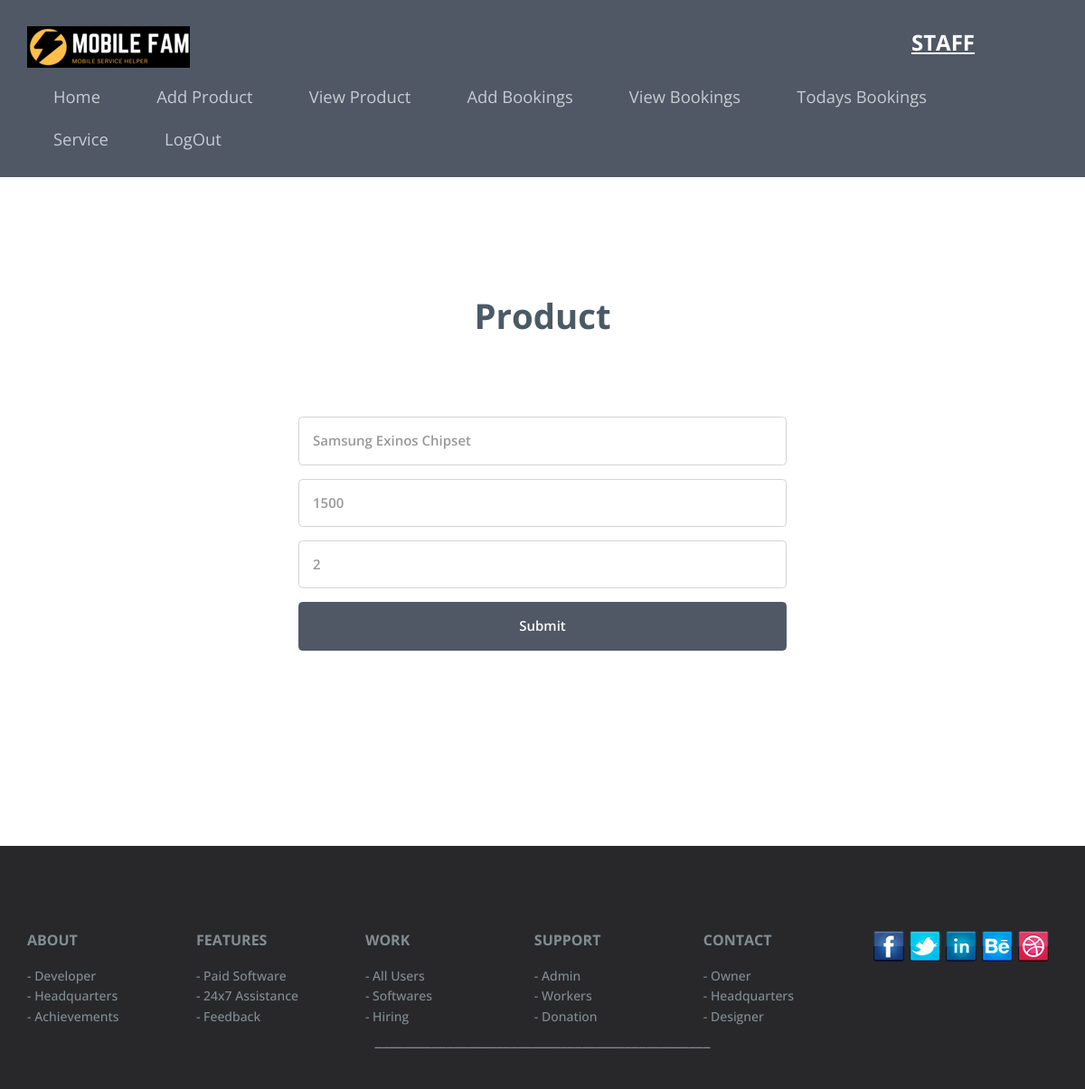
The app's page /staff_update_product.php?id=1 with its own data.
### tables this page shows
CREATE TABLE IF NOT EXISTS `stock` (
  `stockid` INT(11) NOT NULL AUTO_INCREMENT,
  `pname` VARCHAR(60) NOT NULL,
  `price` VARCHAR(80) NOT NULL,
  `stock` VARCHAR(89) NOT NULL,
  `sid` INT(11) NOT NULL,
  `oid` INT(11) NOT NULL,
  PRIMARY KEY (`stockid`)
);

### staff_update_product.php (the view, shortened to what this page needs)
<?php
include('sheader.php');
include('connection.php');
$sid = $_REQUEST['id'];
$ret = " SELECT * FROM stock where stockid=$sid ";
$re = mysqli_query($conn, $ret);
$data = mysqli_fetch_assoc($re);
?>
<div class="contact">
	<div class="container">
		<div class="contact-mian">
			<form method="POST">
				<h3>Product</h3>
				<br>
				<br>
				<div>
					<input type="text" name="t1" class="user-input" value="<?php echo $data['pname']; ?>" placeholder="Product Name">
				</div>
				<div>
					<input type="text" name="t2" class="user-input" value="<?php echo $data['price']; ?>" placeholder="Price">
				</div>
				<div>
					<input type="text" name="t3" class="user-input" value="<?php echo $data['stock']; ?>" placeholder="Stock">
				</div>
				<div class="contact-but-user">
					<input type="submit" name="b1" value="Submit" class="but">
				</div>
			</form>
		</div>
	</div>
</div>
<br>
<br>
<br>
<br>
<br>
<br>
<?php
include('common_footer.php');
?>

### css/style.css (style rules this page uses)
html, body { font-size: 100%; background: #fff; font-family: 'Open Sans', sans-serif; }
h1,h2,h3,h4,h5,h6 { margin:0; }
.container:after { content: "\0020"; display: block; height: 0; clear: both; visibility: hidden; }
.contact { padding:4em 0px; }
.contact-mian { text-align:center; }
.contact-mian h3,.about-main h3,.advn-main h3,.portfolio-top h3,.features-main h3 { font-weight:700; font-size:2.5em; color:#4b5a65; margin:0; text-align:center; }
@media (max-width:1366px) { .contact-mian h3, .about-main h3, .advn-main h3, .portfolio-top h3, .features-main h3,.team-main h3 { font-size: 2.4em; } }

### sheader.php (style rules this page uses)
.contact-mian { padding: 0 300px; text-align: left; }
.contact-mian input, select { width: 100%; }
.contact-mian h3 { margin: 0 0 45px; }
.user-input { color: #999999; outline: none; font-family: "Open Sans", sans-serif; font-size: 15px; margin-left: 0px; padding: 15px 15px; margin-bottom: 1em; border: solid 1px #d5d4d4; -webkit-appearance: none; font-weight: 600; border-radius: 0.3em; }
.contact-but-user input[type="submit"] { color: #fcfcfc; outline: none; font-family: "Open Sans", sans-serif; font-size: 15px; margin-left: 0px; padding: 15px 15px; border: 1px solid #505866; margin-bottom: 1em; background-color: #505866; -webkit-appearance: none; font-weight: 600; border-radius: 0.3em; }

### records on screen
stock: t1 "Samsung Exinos Chipset", t2 "1500", t3 "2"
